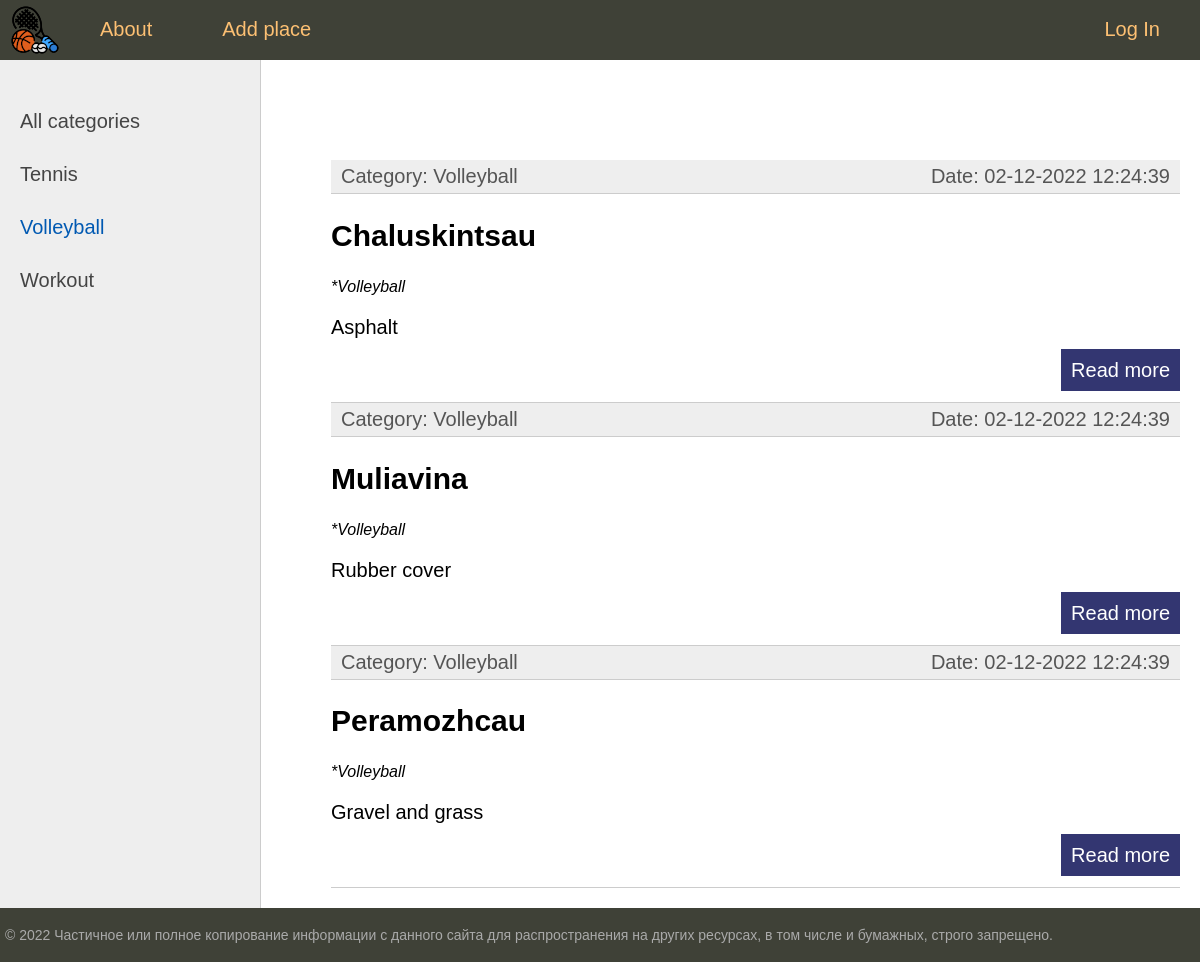
The app's page /sportcategory/2/ with its own data.
### place/models.py (models this page shows, shortened)
class SportCategory(models.Model):
    title = models.CharField(max_length=255)
    def get_absolute_url(self):
        return reverse('sportcategory', kwargs={'cat_id': self.pk})

class Address(models.Model):
    title = models.CharField(max_length=255)
    address = models.CharField(max_length=255)
    time_create = models.DateTimeField(auto_now_add=True)
    time_update = models.DateTimeField(auto_now=True)
    is_published = models.BooleanField(default=True)
    sport_category = models.ForeignKey(SportCategory, on_delete=models.CASCADE)
    def get_absolute_url(self):
        return reverse('place', kwargs={'place_id': self.pk})

class Description(models.Model):
    description = models.TextField(blank=True)
    photo = models.ImageField(upload_to='photos/%Y/%m/%d')
    address = models.OneToOneField(Address, on_delete=models.CASCADE, primary_key=True)

### place/views.py (the view)
# urls.py: path('sportcategory/<int:cat_id>/', show_category, name='sportcategory'),
def show_category(request, cat_id):
    cats = SportCategory.objects.all()
    try:
        title = SportCategory.objects.get(pk=cat_id).title
    except Exception:
        raise Http404
    addresses = Address.objects.filter(sport_category_id=cat_id)
    context = {
        'addresses': addresses,
        'cats': cats,
        'menu': menu,
        'title': title,
        'cat_selected': cat_id,
        }
    return render(request, 'place/index.html', context)

### place/templates/place/index.html (shortened to what this page needs)
{% extends 'place/base.html' %}
{% block content %}
<ul class="list-articles">
	{% for addr in addresses %}
		<li><div class="article-panel">
		<p class="first">Category: {{ addr.sport_category.title }}</p>
		<p class="last">Date: {{ addr.time_update|date:"d-m-Y H:i:s" }}</p>
		</div></li>
		<li><h2>{{ addr.title }}</h2>
		<p class="sportcategory">*{{ addr.sport_category.title }}</p>
	{% autoescape on %}
	<p class="description">{{ addr.description.description|linebreaks|truncatewords:50 }}</p>
	{% endautoescape %}
			<p class="link-read-post"><a href={{ addr.get_absolute_url }}>Read more</a></p>
			</li>
	{% endfor %}
</ul>
{% endblock %}

### place/templates/place/base.html (shortened to what this page needs)
{% load static %}
<!DOCTYPE html>
<html>
<head>
	<link type="text/css" href="{% static 'place/css/styles.css' %}" rel="stylesheet" />
</head>
<body>
<table class="table-page" border=0 cellpadding="0" cellspacing="0">
<tr><td valign=top>
{% block mainmenu %}
		<div class="header">
			<ul id="mainmenu" class="mainmenu">
			<li class="logo"><a href={% url 'home' %}><div class="logo"></div></a></li>
{% for m in menu %}
	{% if not forloop.last %}
			<li><a href={% url m.url_name %}>{{ m.title }}</a></li>
	{% else %}
			<li class="last"><a href={% url m.url_name %}>{{ m.title }}</a></li>
	{% endif %}
{% endfor %}
			</ul>
		</div>
{% endblock mainmenu %}
<table class="table-content" border=0 cellpadding="0" cellspacing="0">
<tr>
	<td valign="top" class="left-chapters">
	<ul id="leftchapters">
	{% if cat_selected == 0 %}
		<li class="selected">All categories</li>
	{% else %}
		<li><a href={% url 'home' %}>All categories</a></li>
	{% endif %}
	{% for c in cats %}
		{% if c.pk == cat_selected %}
			<li class="selected">{{ c.title }}</li>
		{% else %}
			<li><a href={{ c.get_absolute_url }}>{{ c.title }}</a></li>
		{% endif %}
	{% endfor %}
	</ul>
</td>
<td valign="top" class="content">
	<div class="content-text">
{% block content %}
{% endblock %}
	</div>
</td></tr></table>
</td></tr>
<tr><td valign=top>
	<div id="footer">
		<p>&copy; 2022 Частичное или полное копирование информации с данного сайта для распространения на других ресурсах, в том числе и бумажных, строго запрещено.</p>
	</div>
</td></tr></table>
</body>
</html>

### place/static/place/css/styles.css (style rules this page uses)
html, body { font-family: 'Arial'; margin: 0; padding: 0; height: 100%; width: 100%; color: #444; }
a { color: #0059b2; text-decoration: none; }
p.link-read-post { text-align: right; }
p.link-read-post a { padding: 10px; min-width: 100px; background: #333671; color: #fff; text-decoration: none; }
div.article-panel { background: #eee; padding: 5px 10px 5px 10px; box-sizing: border-box; overflow: hidden; color: #555; }
div.article-panel p.first { margin: 0; float: left; }
div.article-panel p.last { margin: 0; float: right; }
ul.list-articles { list-style: none; margin: 0; padding: 0; }
ul.list-articles li { border-bottom: 1px solid #ccc; }
.table-page { width: 100%; height: 100%; vertical-align: top; }
.table-page tr { height: 100%; }
.header { background: #3F4137; height: 60px; }
.logo { background: url('../images/main\ copy.png') no-repeat 10px 5px; width: 70px; height: 60px; }
ul.mainmenu { list-style: none; margin: 0; padding: 0; height: 60px; color: #fdc073; font-size: 20px; overflow: hidden; }
ul.mainmenu li { float: left; margin: 18px 40px 0 30px; }
ul.mainmenu li.logo { margin: 0; }
ul.mainmenu li.last { float: right; }
ul.mainmenu li a { color: #fdc073; text-decoration: none; }
.table-content { width: 100%; min-height: 100%; height: 100%; }
.left-chapters { margin: 0; background: #eee; border-right: 1px solid #ccc; min-height: 100%; }
.left-chapters ul { width: 230px; min-height: 100%; margin: 0; padding: 20px 10px 10px 20px; list-style: none; font-size: 20px; }
.left-chapters ul li { margin: 30px 0 0 0; color: #999; }
.left-chapters ul li.selected { color: #0059b2; }
.left-chapters ul li a { color: #444; text-decoration: none; }
.content { padding: 40px 20px 20px 40px; width: 100%; box-sizing: border-box; }
.content-text { margin: 60px 0 0 30px; color: #000; font-size: 20px; font-family: Helvetica; }
#footer { box-sizing: border-box; background: #3F4137; padding: 5px; color: #aaa; font-size: 14px; font-family: Verdana, Geneva, Arial, Helvetica; text-align: left; overflow: hidden; }
.description { font-size: 18px; }
.sportcategory { font-size: 16px; font-style: italic; }

### records on screen
SportCategory: title "Tennis"
SportCategory: title "Volleyball"
SportCategory: title "Workout"
Address: sport_category "Volleyball", time_update "02-12-2022 12:24:39", title "Chaluskintsau", description.description "Asphalt"
Address: sport_category "Volleyball", time_update "02-12-2022 12:24:39", title "Muliavina", description.description "Rubber cover"
Address: sport_category "Volleyball", time_update "02-12-2022 12:24:39", title "Peramozhcau", description.description "Gravel and grass"

### other values on screen
{{ m.title }} "About" "Add place"
{{ m.title }} "Log In"
